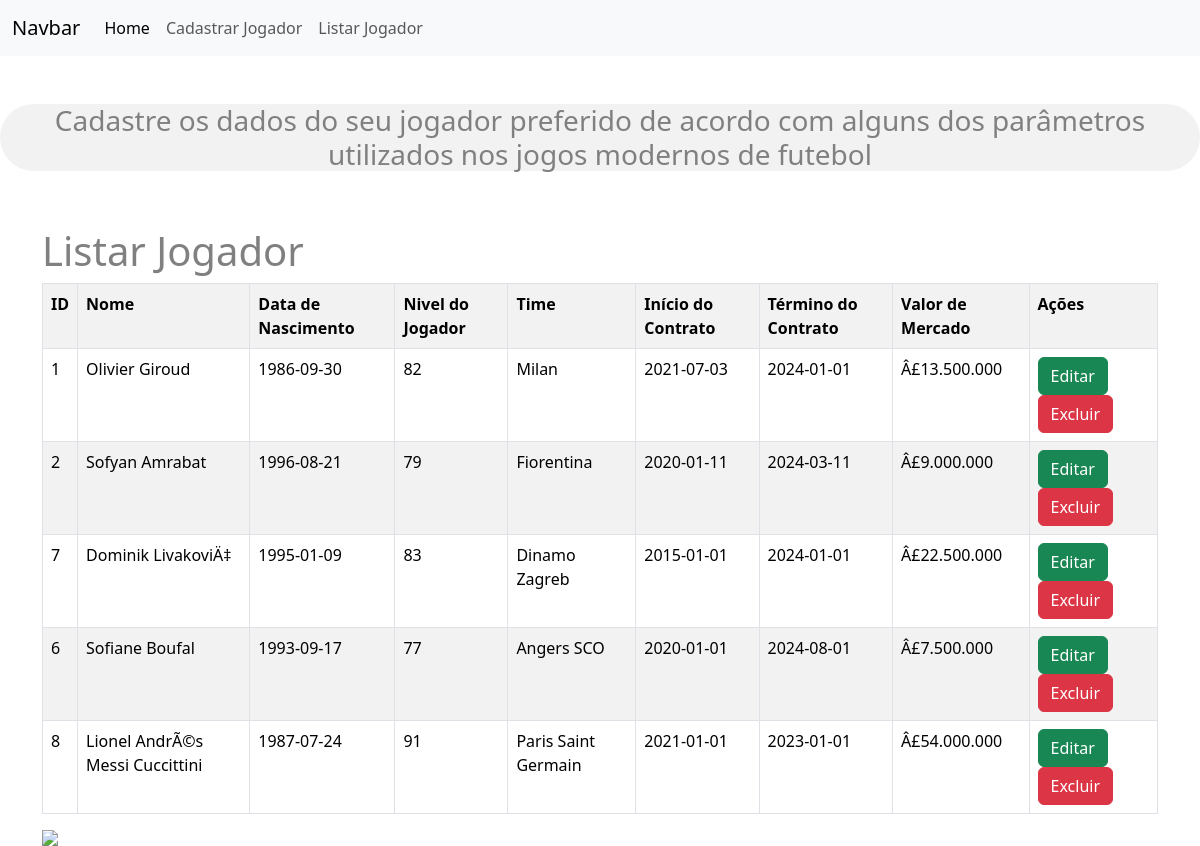
Page /?page=listar on the committed database.
### tables this page shows
CREATE TABLE IF NOT EXISTS `jogadores` (
  `ID` int(11) NOT NULL AUTO_INCREMENT,
  `nome` varchar(100) NOT NULL,
  `data_nasc` date NOT NULL,
  `nivel` varchar(2) NOT NULL,
  `time` varchar(100) NOT NULL,
  `inicio_contrato` date NOT NULL,
  `fim_contrato` date NOT NULL,
  `valor_jogador` varchar(1000) NOT NULL,
  PRIMARY KEY (`ID`)
);

### list.php (the view)
<h1>Listar Jogador</h1>
<?php
$sql = "SELECT * FROM jogadores";
$res = $conn->query($sql);
$qtd = $res->num_rows;
if($qtd > 0)
{
    print "<table class='table table-hover table-striped table-bordered'>";
    print "<tr>";
    print "<th>ID</th>";
    print "<th>Nome</th>";
    print "<th>Data de Nascimento</th>";
    print "<th>Nivel do Jogador</th>";
    print "<th>Time</th>";
    print "<th>Início do Contrato</th>";
    print "<th>Término do Contrato</th>";
    print "<th>Valor de Mercado</th>";
    print "<th>Ações</th>";
    print "</tr>";
    while($row = $res->fetch_object())
    {
        print "<tr>";
        print "<td>" .$row->ID."</td>";
        print "<td>" .$row->nome. "</td>";
        print "<td>" .$row->data_nasc. "</td>";
        print "<td>" .$row->nivel. "</td>";
        print "<td>" .$row->time. "</td>";
        print "<td>" .$row->inicio_contrato. "</td>";
        print "<td>" .$row->fim_contrato. "</td>";
        print "<td>" .$row->valor_jogador. "</td>";
        print "<td>
        <button onclick=\"location.href='?page=editar&id=".$row->ID."';\" class='btn btn-success'>Editar</button>
        <button  onclick=\"if(confirm('Tem certeza que deseja excluir estes dados?')){location.href='?page=salvar&acao=excluir&id=".$row->ID."';}else{false;}\" class='btn btn-danger'>Excluir</button>
        </td>";
        print "</tr>";
    }
    print "</table>";
} else
{
    print "<p class='alert alert-daneger'>Não foi possível encontrar resultados!</p>";
}
?>

### index.php (shortened to what this page needs)
<!DOCTYPE html>
<html lang="pt-BR">
<head>
    <link href="css/bootstrap.min.css" rel="stylesheet">
</head>
<body>
  <nav class="navbar navbar-expand-lg bg-light">
    <div class="container-fluid">
      <a class="navbar-brand" href="#">Navbar</a>
    <div class="collapse navbar-collapse" id="navbarNav">
      <ul class="navbar-nav">
          <li class="nav-item">
            <a class="nav-link active" aria-current="page" href="index.php">Home</a>
          </li>
          <li class="nav-item">
            <a class="nav-link" href="?page=novo">Cadastrar Jogador</a>
          </li>
          <li class="nav-item">
            <a class="nav-link" href="?page=listar">Listar Jogador</a>
          </li>
      </ul>
    </div>
  </nav>
  <br>
  <br>
  <h3>Cadastre os dados do seu jogador preferido de acordo com alguns dos parâmetros utilizados nos jogos modernos de futebol</h3>
<div class="container">
  <div class="row">
    <div class="col mt-5">
      <?php
      include("conf.php");
        switch(@$_REQUEST["page"])
          {
            case "listar":
              include("list.php");
              break;
          }
      ?>
    </div>
    <?php
    echo "<img src='img1.jpg'>";
    ?>
</body>
</html>

### index.php (style rules this page uses)
html { background-color: #F8F9FA; background-size: cover; }
h1 { color: gray; }
h3 { text-align: center; color: gray; background-color: rgb(128, 128, 128, 0.1); border-radius: 100px; }

### rows in the picture
jogadores: ID "1", nome "Olivier Giroud", data_nasc "1986-09-30", nivel "82", time "Milan", inicio_contrato "2021-07-03", fim_contrato "2024-01-01", valor_jogador "Â£13.500.000"
jogadores: ID "2", nome "Sofyan Amrabat", data_nasc "1996-08-21", nivel "79", time "Fiorentina", inicio_contrato "2020-01-11", fim_contrato "2024-03-11", valor_jogador "Â£9.000.000"
jogadores: ID "7", nome "Dominik LivakoviÄ‡", data_nasc "1995-01-09", nivel "83", time "Dinamo Zagreb", inicio_contrato "2015-01-01", fim_contrato "2024-01-01", valor_jogador "Â£22.500.000"
jogadores: ID "6", nome "Sofiane Boufal", data_nasc "1993-09-17", nivel "77", time "Angers SCO", inicio_contrato "2020-01-01", fim_contrato "2024-08-01", valor_jogador "Â£7.500.000"
jogadores: ID "8", nome "Lionel AndrÃ©s Messi Cuccittini", data_nasc "1987-07-24", nivel "91", time "Paris Saint Germain", inicio_contrato "2021-01-01", fim_contrato "2023-01-01", valor_jogador "Â£54.000.000"
